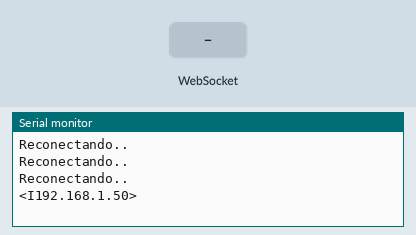
Simulated run of this sketch. Board: ESP8266 (NodeMCU). On the bench: the last lines printed to the serial monitor. The inputs (shaded band) are chosen by the test bench. WiFi joins after 1.5 s; servers stay silent unless stated.

Above: at 5.7 s.
5.8 s: WebSocket text "1" received
At 7.0 s:
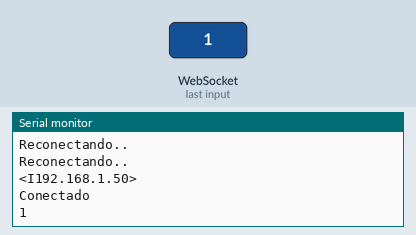
7.3 s: WebSocket text "0" received
At 8.2 s:
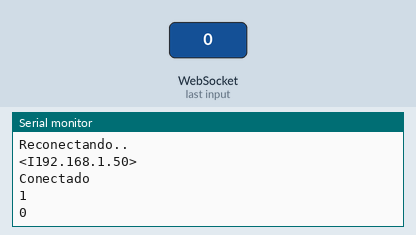

Measured:
- after the input at 5.8 s, the serial monitor: prints a new line at once (image 1)
- after the input at 7.3 s, the serial monitor: prints a new line at once (image 2)

The sketch:

DCCppWebsocketServer.ino
```cpp
/*
 * DCCpp WebSocketServer para DCCpp Android Cab
 * Controla DCC con un servidor WebScocket
 * En el monitor serial nos dara la IP asignada por el
 * router y conectamos con ws://192.168.1.X
 * Esta opción es muy útil para poder conectar
 * DCCpp Android Cab a DCC++ original.
 * También puede usarse para conectar otros dispositivos
 * que ulicen el mismo protocolo de comunicación
 * Autor: Carlos Muñoz
 * http://lamaquetade.infotronikblog.com
 */

#include <Arduino.h>
#include <ESP8266WiFi.h>
#include <WebSocketsServer.h>
#define PUERTO 2560

WebSocketsServer webSocket = WebSocketsServer(PUERTO);

// Asignar una IP fija:

// IPAddress ip(192, 168, 4, 5); // Ip
// IPAddress gateway(192, 168, 4, 1); // Puerta de acceso
// IPAddress subnet(255, 255, 255, 0); // Mascara de subred

const char* ssid     = "Network_name"; // Nombre de la red
const char* password = "network_pass";    // Contraseña de red

void webSocketEvent(uint8_t num, WStype_t type, uint8_t * payload, size_t lenght) {

  switch (type) {
    case WStype_DISCONNECTED:
      break;
    case WStype_CONNECTED:
        webSocket.sendTXT(num, "Conectado");
        Serial.println(F("Conectado"));
      break;
    case WStype_TEXT: {
        String text = String((char *) &payload[0]);
        Serial.println(text);
        break;
      }
  }
}

void setup() {

  Serial.begin(115200);
//  WiFi.config(ip, gateway, subnet);
  WiFi.begin(ssid, password);

  while (WiFi.status() != WL_CONNECTED) {
    Serial.println(F("Reconectando.."));
    delay(500);
  }
  delay(3000);
  // Serial.println(WiFi.localIP());
  Serial.print(F("<I"));        // Comando "I" en https://github.com/Peyutron/DCCpp_LMD
  Serial.print(WiFi.localIP()); // para mostrar IP en pantalla OLED
  Serial.println(F(">"));

  webSocket.begin();
  webSocket.onEvent(webSocketEvent);
}

void loop() {
  webSocket.loop();
  if (Serial.available() > 0)
  {
    String datos = Serial.readString();
    webSocket.broadcastTXT(datos);
  }
}
```
